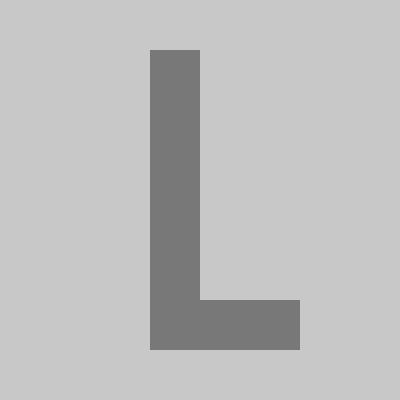
Frame 1 (no input)
Frame 60 (the mouse pressed at the canvas centre just before this capture): identical to frame 1, image omitted
Frame 120 (the mouse held since frame 60 and released just before this capture): identical to frame 1, image omitted

The Processing sketch that drew this single still picture (run headless with seeded random() and noise(); from frame 60 on, the mouse is pressed at the canvas centre):

// Processing sketch: Front08_L_withcolorchange_Cai_Zhixiang
// ── Front08_L_withcolorchange_Cai_Zhixiang.pde

  void setup() {
  size(400, 400);
  background(120);
  }

void draw() {
  if (mousePressed) {
    fill(40, 240, 240);
  } else {
    fill(95,250,97);
  }
  noStroke();
  rect(mouseX, mouseY, 20, 20);

fill(200);
rect(0,0,400,50);
rect(0,0,150,400);

rect(200,0,100,300);
rect(0,0,100,400);

rect(250,0,400,300);
rect(0,350,400,50);
rect(300,300,200,200);
}
